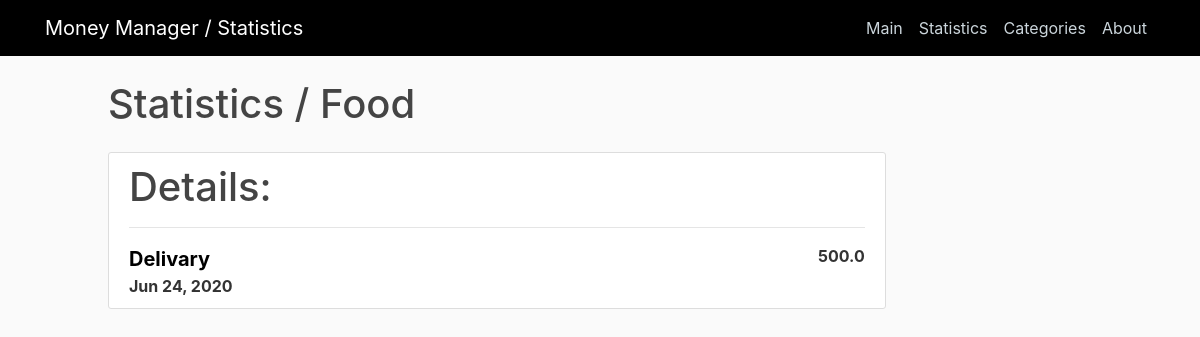
Page /statistics/Food (signed in) on the committed database.
### home/models.py (models this page shows, shortened)
class Item(models.Model):
    category= models.ForeignKey(Category, related_name="items", on_delete=models.CASCADE)
    user = models.ForeignKey(User, on_delete=models.CASCADE)
    date = models.DateTimeField(default=timezone.now)
    value = models.FloatField()
    notes = models.TextField()

class Category(models.Model):
    category_type = models.ForeignKey(CategoryType, on_delete=models.CASCADE)
    name = models.CharField(max_length=50)

### home/views.py (the view)
# urls.py: path('statistics/<str:category_name>', views.category_statistics, name="statistics-category"),
def category_statistics(request, category_name):
    category = Category.objects.filter(name = category_name).first()
    context = {
        'title': "Statistics",
        'items': category.items.filter(user=request.user).order_by("-value")
     }
    return render(request, "home/item_statistics.html", context)

### home/templates/home/item_statistics.html (shortened to what this page needs)
{% extends "home/base.html" %}
{% block content %}
<h1 class="mb-4"> Statistics / {{ items.first.category.name }} </h1>
<div class="content-section">
    <h1 class="mb-3">Details:</h1>
    <hr>
    {% for item in items %}
        <div class="font-weight-bold">
            <a style="font-size: 20px; color: black;" href="{% url 'item-edit' item.id %}">{{ item.notes }}</a>
            <span class="float-right">{{ item.value }}</span>
            <br>
            <span> {{item.date|date:"M d, Y"}}</span>
        </div>
    {% endfor %}
</div>
{% endblock content %}

### home/static/home/main.css (style rules this page uses)
body { background: #fafafa; color: #333333; margin-top: 5rem; }
h1, h2, h3, h4, h5, h6 { color: #444444; }
.content-section { background: #ffffff; padding: 10px 20px; border: 1px solid #dddddd; border-radius: 3px; margin-bottom: 10px; }

### rows in the picture
Item: first.category.name "Food", notes "Delivary", value "500.0", date "Jun 24, 2020"

### other values in the picture
{{ title }} "Statistics"
